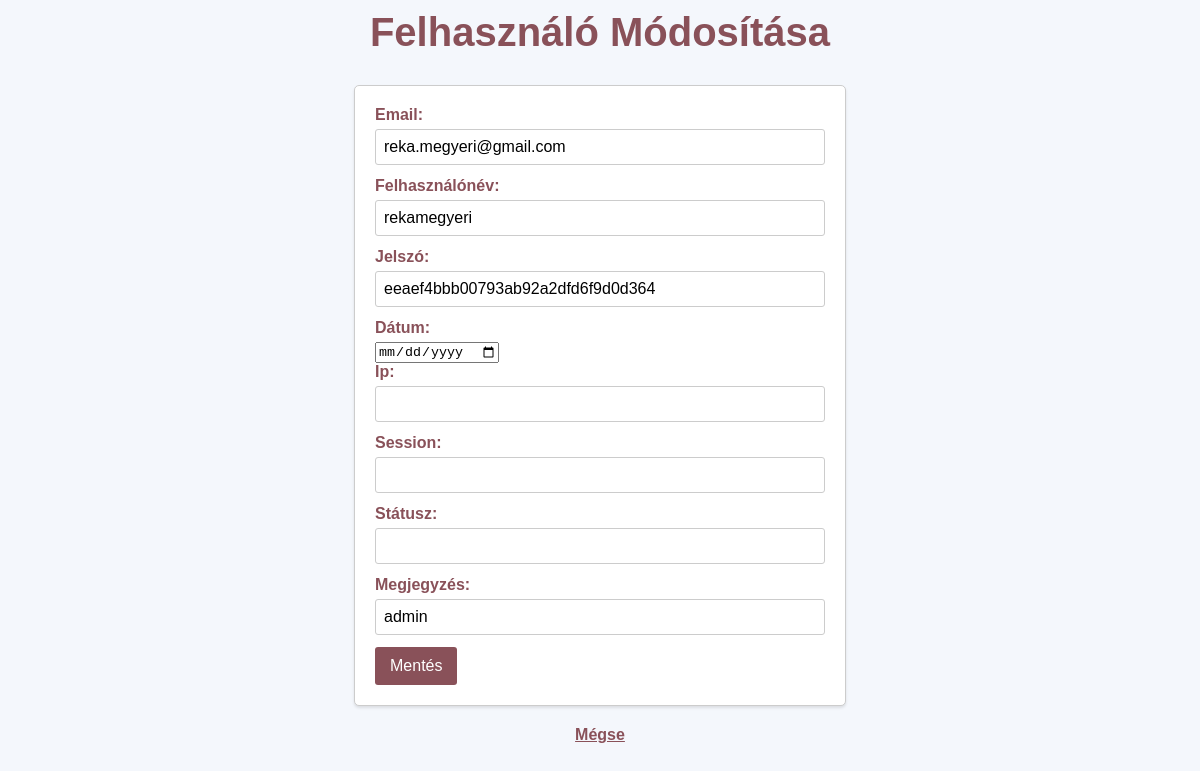
Page /kezelopult/userstable.php?p=admin&muvelet=szerkesztes&id=18 on the committed database.
### tables this page shows
CREATE TABLE `user` (
  `u_id` int(11) NOT NULL,
  `u_email` varchar(250) NOT NULL,
  `u_nick` varchar(100) NOT NULL,
  `u_pwd` varchar(64) NOT NULL,
  `u_datum` datetime NOT NULL,
  `u_profkep_nev` varchar(50) NOT NULL,
  `u_profkep_eredetinev` varchar(250) NOT NULL,
  `u_ip` varchar(50) NOT NULL,
  `u_session` varchar(8) NOT NULL,
  `u_status` varchar(2) NOT NULL,
  `u_comment` text NOT NULL
);

### kezelopult/userstable.php (the view, shortened to what this page needs)
<?php
        include("kapcsolat.php");
        $muvelet = $_REQUEST['muvelet'] ?? 'lista';
        $azonosito = isset($_REQUEST['id']) ? filter_var($_REQUEST['id'], FILTER_VALIDATE_INT) : null;
        $szerkesztendo_user = null;
        $aktualis_oldal_url = '?p=admin';
        if ($muvelet === 'szerkesztes' && $azonosito) {
            $utasitas = $adb->prepare("SELECT u_id, u_email, u_nick, u_pwd, u_datum, u_ip, u_session, u_status, u_comment FROM user WHERE u_id = ?");
            if ($utasitas) {
                $utasitas->bind_param('i', $azonosito);
                $utasitas->execute();
                $eredmeny = $utasitas->get_result();
                $szerkesztendo_user = $eredmeny->fetch_assoc();
            } else {
                $muvelet = 'lista';
            }
        }
?>
<!DOCTYPE html>
<html lang="hu">
<head>
     <link href='https://unpkg.com/boxicons@2.1.4/css/boxicons.min.css' rel='stylesheet'>
</head>
<body>
     <div class="container">
          <div class="header">
                <h1>
                    <?= ($muvelet === 'szerkesztes') ? 'Felhasználó Módosítása' : 'Felhasznalók'; ?>
                </h1>
          </div>
          <?php if ($muvelet === 'szerkesztes' && $szerkesztendo_user): ?>
              <form action="<?php echo $aktualis_oldal_url; ?>" method="POST">
                    <div>
                        <label for="email">Email:</label>
                        <input type="email" id="email" name="uemail" value="<?= htmlspecialchars($szerkesztendo_user['u_email']) ?>">
                    </div>
                    <div>
                        <label for="nev">Felhasználónév:</label>
                        <input type="text" id="nev" name="unick" value="<?= htmlspecialchars($szerkesztendo_user['u_nick']) ?>">
                    </div>
                    <div>
                        <label for="jelszo">Jelszó:</label>
                        <input type="text" id="jelszo" name="upwd" value="<?= htmlspecialchars($szerkesztendo_user['u_pwd']) ?>">
                    </div>
                    <div>
                        <label for="datum">Dátum:</label>
                        <input type="date" id="datum" name="udatum" value="<?= htmlspecialchars($szerkesztendo_user['u_datum']) ?>">
                    </div>
                    <div>
                        <label for="ip">Ip:</label>
                        <input type="text" id="ip" name="uip" value="<?= htmlspecialchars($szerkesztendo_user['u_ip']) ?>">
                    </div>
                    <div>
                        <label for="sess">Session:</label>
                        <input type="text" id="sess" name="usess" value="<?= htmlspecialchars($szerkesztendo_user['u_session']) ?>">
                    </div>
                    <div>
                        <label for="stat">Státusz:</label>
                        <input type="text" id="stat" name="ustatusz" value="<?= htmlspecialchars($szerkesztendo_user['u_status']) ?>">
                    </div>
                    <div>
                        <label for="comm">Megjegyzés:</label>
                        <input type="text" id="comm" name="ukomment" value="<?= htmlspecialchars($szerkesztendo_user['u_comment']) ?>">
                    </div>
                    <div>
                        <button type="submit" class="mentesbtn">Mentés</button>
                    </div>
            </form>
            <a href="<?= $aktualis_oldal_url ?>" class="back-link">Mégse</a>
                        <?php endif; ?>
        </div>
</body>
</html>

### kezelopult/userstable.php (style rules this page uses)
body { font-family: 'Arial', sans-serif; background-color: #f4f7fc; margin: 0; padding: 0; }
.container { width: 95%; max-width: 1200px; margin: 0 auto; padding: 10px; flex-direction: column; }
.header { text-align: center; margin-bottom: 30px; }
.header h1 { font-size: 2.5rem; color: #895159; margin: 0; padding: 0; }
form { max-width: 450px; margin: 20px auto; border: 1px solid #ccc; padding: 20px; background-color: #fff; border-radius: 5px; box-shadow: 0 2px 3px rgba(0,0,0,0.1); }
label { display: block; margin-bottom: 5px; font-weight: bold; color: #895159; }
input[type=text], input[type=email], input[type=tel] { width: calc(100% - 18px); padding: 8px; margin-bottom: 12px; border: 1px solid #ccc; border-radius: 3px; font-size: 1em; }
.mentesbtn { padding: 10px 15px; background-color: #895159; color: white; border: none; border-radius: 3px; cursor: pointer; font-size: 1em; }
.back-link { display: block; text-align: center; margin-top: 15px; color: #895159; font-weight: bold; }

### rows in the picture
user: uemail "reka.megyeri@gmail.com", unick "rekamegyeri", upwd "eeaef4bbb00793ab92a2dfd6f9d0d364", ukomment "admin"
